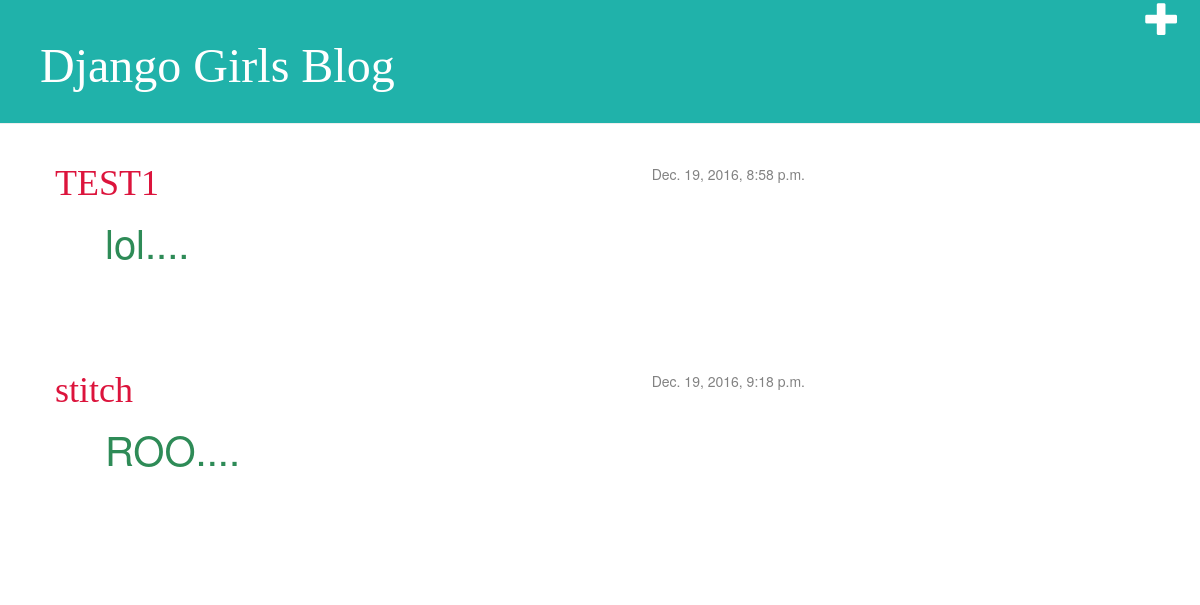
Before: / with the older database file.
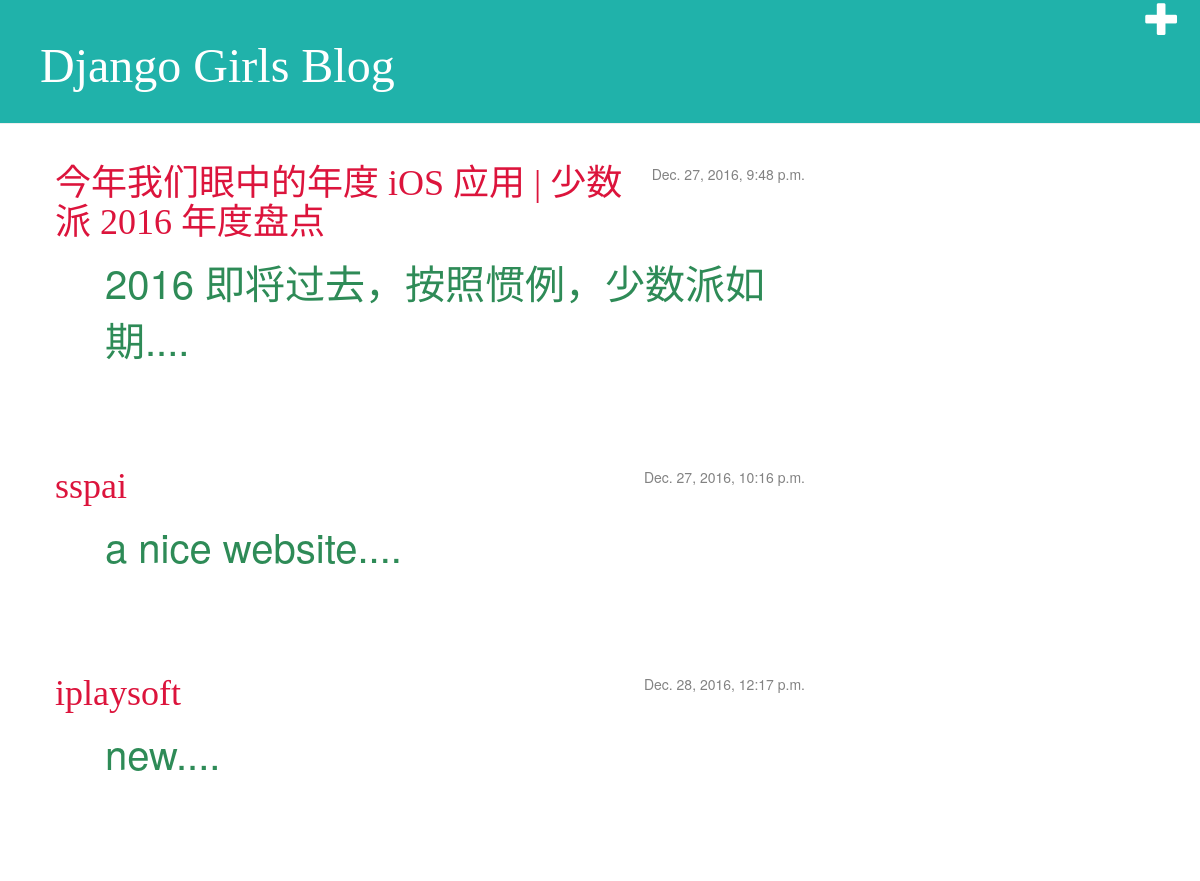
After: the same page with the newer database file.
### blog/models.py (models this page shows, shortened)
class Post(models.Model):
    author=models.ForeignKey('auth.User')
    nickname=models.CharField(max_length=20,null=True)
    title=models.CharField(max_length=200)
    text=models.TextField()
    created_data=models.DateTimeField(default=timezone.now)
    published_date = models.DateTimeField(
        blank=True,null=True
    )

### blog/views.py (the view)
# urls.py: url(r'^$', views.post_list, name='post_list'),
def post_list(request):
    posts = Post.objects.filter(published_date__lte=timezone.now()).order_by('published_date')
    return render(request, 'blog/post_list.html', {'posts': posts})

### blog/templates/blog/post_list.html
    {% extends 'blog/base.html' %}
    {% block content%}
        {% for post in posts %}
            <div class="post">
                <div class="date">
                    {{ post.published_date }}
                </div>
                <h1><a href="{% url 'post_detail' pk=post.pk %}">{{ post.title }}</a></h1>
                <p>{{ post.text|slice:"20"}}....</p>
                <br>
            </div>
        {% endfor %}
    {% endblock content %}

### blog/templates/blog/base.html (shortened to what this page needs)
{% load staticfiles %}
    <html>
        <head>
            <link rel="stylesheet" href="//maxcdn.bootstrapcdn.com/bootstrap/3.2.0/css/bootstrap.min.css">
            <link rel="stylesheet" href="//maxcdn.bootstrapcdn.com/bootstrap/3.2.0/css/bootstrap-theme.min.css">
            <link rel="stylesheet" href="{% static 'css/blog.css' %}">
        </head>
        <body>
             <a href="{% url 'post_new' %}" class="top-menu"><span class="glyphicon glyphicon-plus"></span></a>
            <div class="page-header">
                <h1><a href="/">Django Girls Blog</a></h1>
            </div>
            <div class="content container">
                <div class="row">
                    <div class="col-md-8">
                    {% block content %}
                {% endblock %}
                    </div>
                </div>
            </div>
        </body>
    </html>

### blog/static/css/blog.css (style rules this page uses)
.page-header { background-color: lightseagreen; margin-top: 0; padding: 20px 20px 20px 40px; }
.page-header h1, .page-header h1 a, .page-header h1 a:visited, .page-header h1 a:active { color: #ffffff; font-size: 36pt; text-decoration: none; }
.content { margin-left: 40px; color: seagreen; }
h1, h2, h3, h4 { font-family: 'Lobster', cursive; color: rebeccapurple; }
.date { float: right; color: #828282; }
.top-menu, .top-menu:hover, .top-menu:visited { color: #ffffff; float: right; font-size: 26pt; margin-right: 20px; }
.post { margin-bottom: 70px; }
.post h1 a, .post h1 a:visited { color: crimson; }
p { padding-left: 50px; color: seagreen; font-size: 40px; }

Changed rows visible on the page:
removed Post: published_date "Dec. 19, 2016, 8:58 p.m.", title "TEST1", text "lol"
removed Post: published_date "Dec. 19, 2016, 9:18 p.m.", title "stitch", text "ROO"
added Post: published_date "Dec. 27, 2016, 9:48 p.m.", title "今年我们眼中的年度 iOS 应用 | 少数派 2016 年度盘点", text "2016 即将过去，按照惯例，少数派如期"
added Post: published_date "Dec. 27, 2016, 10:16 p.m.", title "sspai", text "a nice website"
added Post: published_date "Dec. 28, 2016, 12:17 p.m.", title "iplaysoft", text "new"
